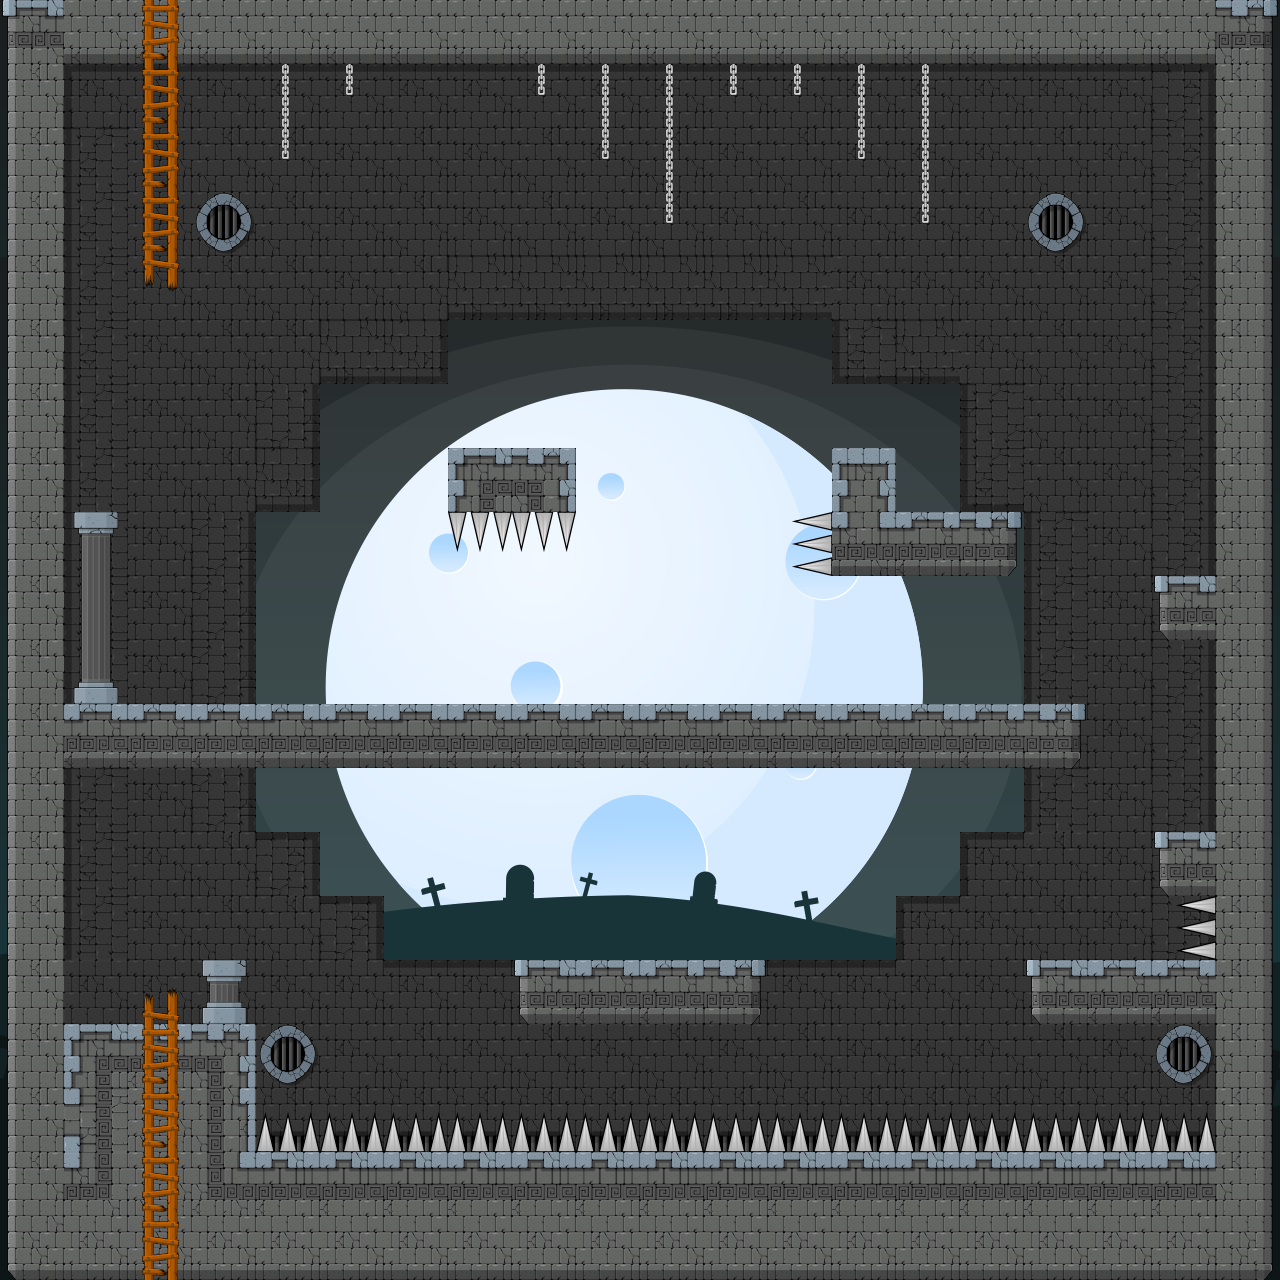

Below is a game level as drawn by its tile map, then a one-line description and the .tmx that defines it (tile-layer data replaced by summaries):
An orthogonal 20x20 tile map with 64x64 px tiles, 4 tile layers (Background Tiles, Collision, Spikes, Decoration), 2 image layers and 9 objects.

<map version="1.0" tiledversion="1.1.4" orientation="orthogonal" renderorder="right-down" width="20" height="20" tilewidth="64" tileheight="64" infinite="0" nextobjectid="56">
 <tileset firstgid="1" source="Tileset_Castle.tsx" />
 <imagelayer name="Copy of Background Image" offsetx="-373.727" offsety="-0.424">
  <image source="BG.png" width="2000" height="1143" />
 </imagelayer>
 <imagelayer name="Background Image" offsetx="-372.727" offsety="257.576">
  <image source="BG.png" width="2000" height="1143" />
 </imagelayer>
 <layer name="Background Tiles" width="20" height="20">
  <data>[400 cells, 231 non-empty, 6 distinct tile ids]</data>
 </layer>
 <layer name="Collision" width="20" height="20">
  <data>[400 cells, 135 non-empty, 25 distinct tile ids]</data>
 </layer>
 <layer name="Spikes" width="20" height="20">
  <data>[400 cells, 19 non-empty, 1 distinct tile ids]</data>
 </layer>
 <layer name="Decoration" width="20" height="20">
  <data>[400 cells, 30 non-empty, 6 distinct tile ids]</data>
 </layer>
 <objectgroup color="#ffc800" name="Key">
  <object id="53" x="65" y="431" />
 </objectgroup>
 <objectgroup color="#00a000" name="Goal">
  <object id="37" x="496" y="411" />
 </objectgroup>
 <objectgroup color="#a00000" name="Enemies">
  <object id="34" x="735" y="931" />
  <object id="38" x="1054" y="672" />
  <object id="39" x="158" y="671" />
  <object id="40" x="989" y="483" />
  <object id="42" x="607" y="673" />
  <object id="54" x="352" y="672" />
  <object id="55" x="799" y="673" />
 </objectgroup>
</map>
